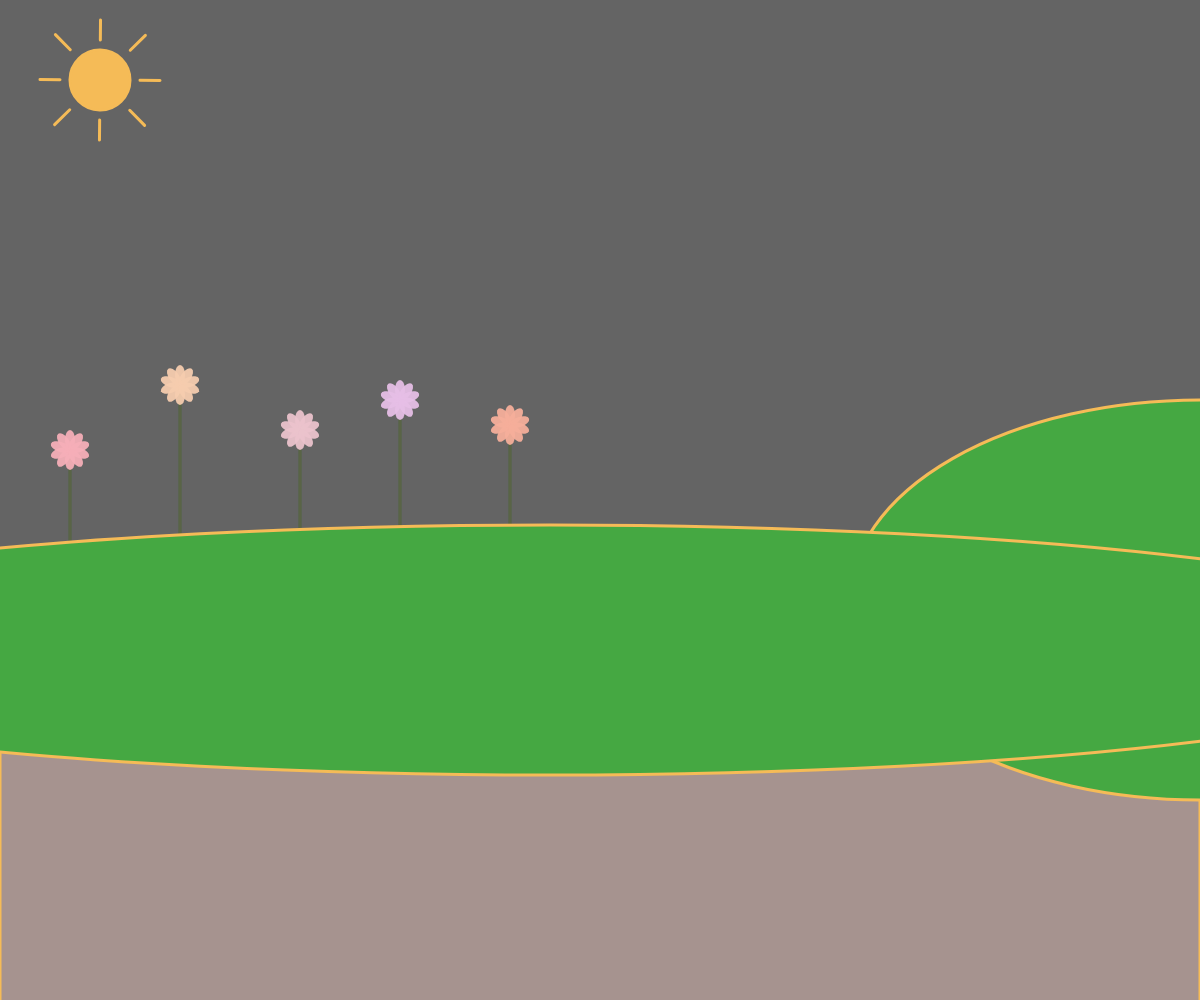
Frame 1 (no input)
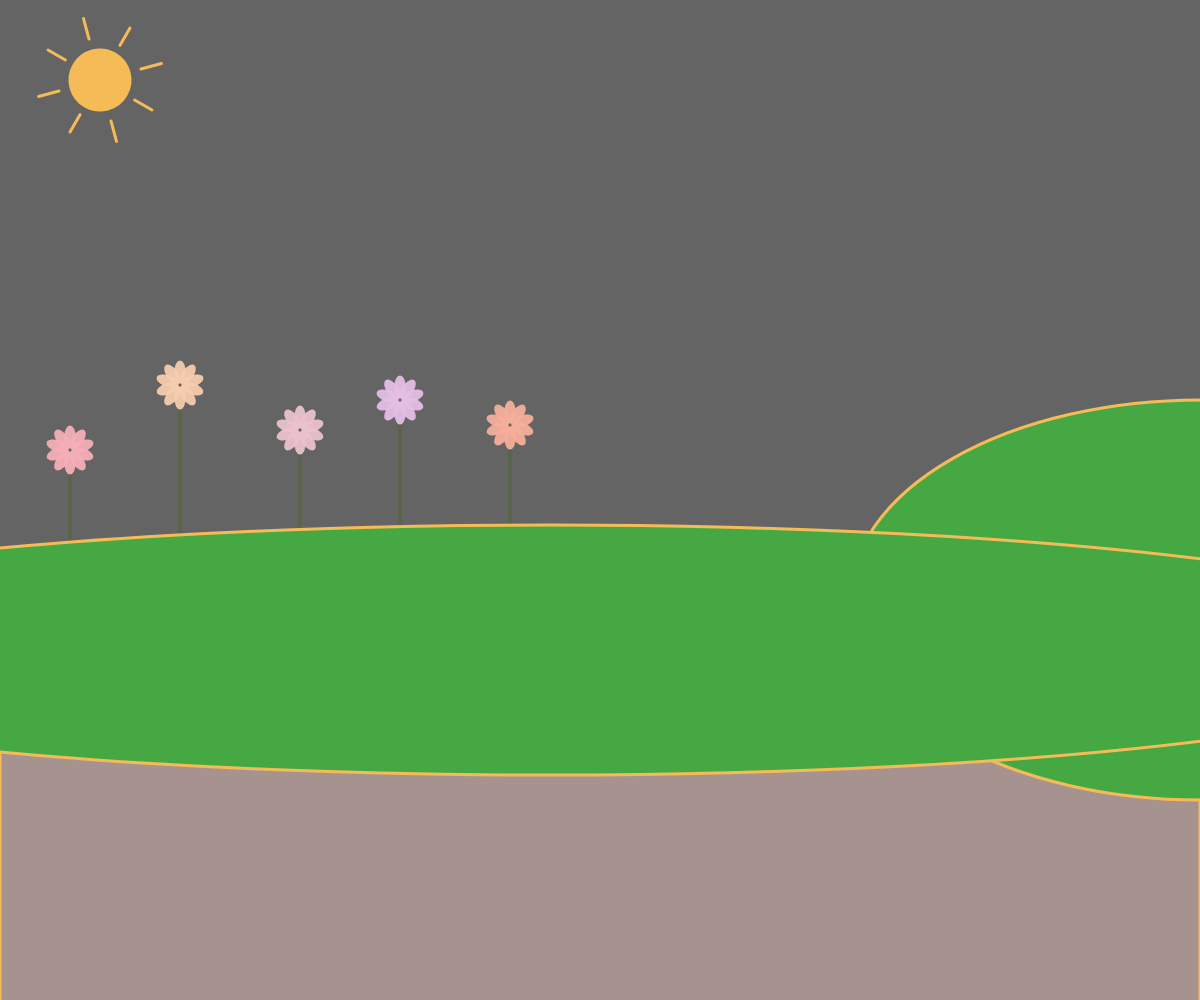
Frame 60 (no input)
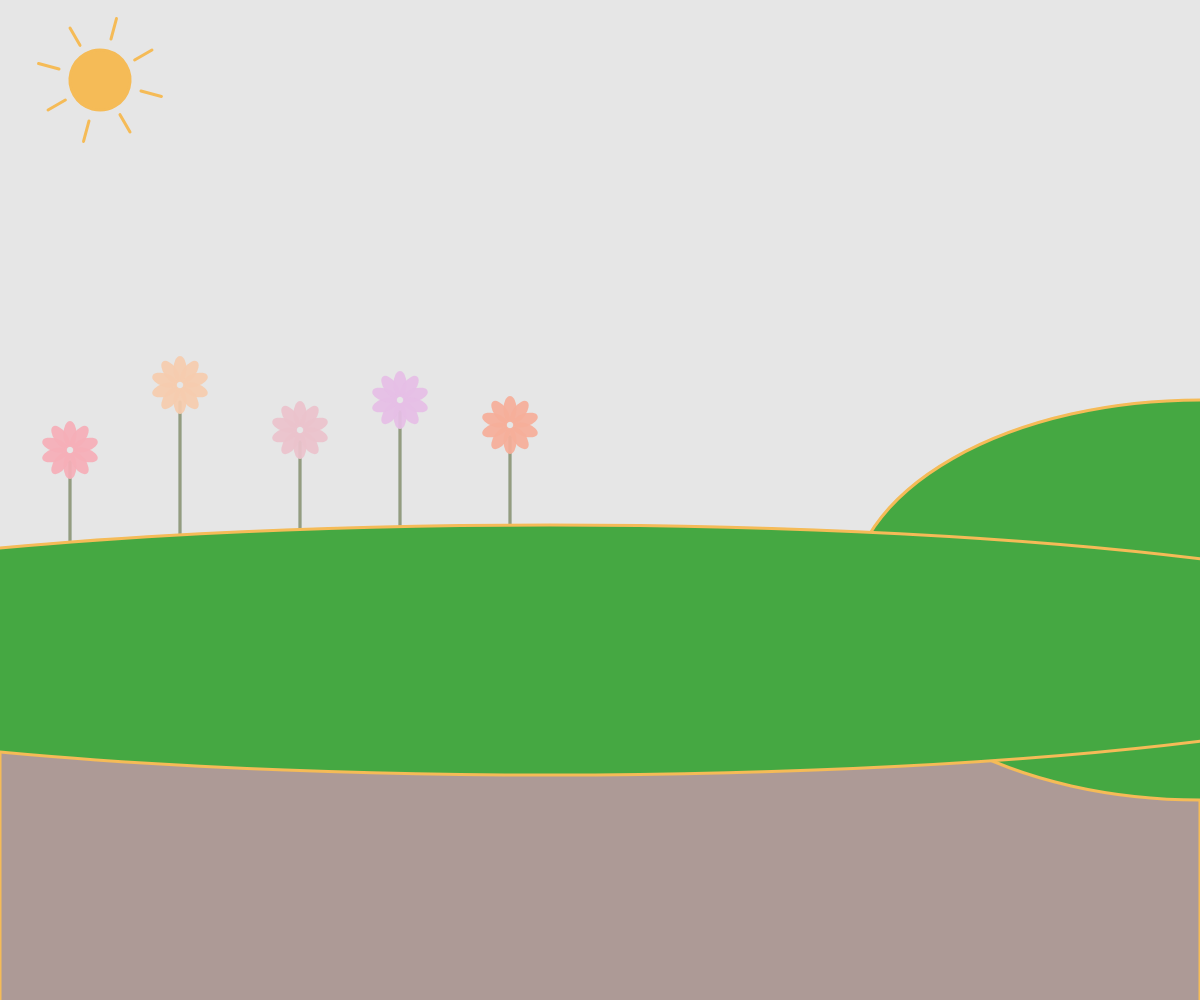
Frame 120 (the mouse pressed at the canvas centre since frame 60)

The p5.js sketch that drew these frames (run headless with seeded random() and noise() and a simulated clock; from frame 60 on, the mouse is pressed at the canvas centre):

// p5.js sketch
// ── sketch.js
var bgcolor = (100, 100, 100);

function setup() {
  createCanvas(windowWidth, windowHeight);

}

function draw() {
  background(bgcolor);
  flower();
  drawSun();

  ground();
  fill(69, 168, 66);
  ellipse(1200, 600, 700, 400);


  fill(69, 168, 66);
  ellipse(550, 650, 1900, 250);
}

function ground() {
  //noStroke();
  fill(170, 150, 146, 240);
  rect(0, 730, windowWidth, 730);
}

function flower() {
  //drawFlower();

  //flower1
  for (var r11 = 0; r11 < 10; r11++) {
    stroke(85,107,47,20);
    strokeWeight(3);
    if (frameCount <= 600) {
      line(400, 550, 400, 400 + frameCount / 10);
    }
    if (frameCount > 600) {
      line(400, 550, 400, 460);
    }
    noStroke();
  }

  push();
  fill(230, 190, 230, 240);
  translate(400, 400);
  noStroke();
  //rotate(radians(frameCount / 2));
  for (var r1 = 0; r1 < 10; r1++) {
    if (frameCount <= 600) {
      ellipse(0, 10 + frameCount / 20, 10 + frameCount / 40, 20 + frameCount / 20);
    }
    if (frameCount > 600) {
      ellipse(0, 40, 25, 50);
    }
    rotate(PI / 5);
  }
  pop();

  //flower2
  for (var r21 = 0; r21 < 10; r21++) {
    stroke(85,107,47,20);
    strokeWeight(3);
    if (frameCount <= 600) {
      line(300, 580, 300, 430 + frameCount / 10);
    }
    if (frameCount > 600) {
      line(300, 580, 300, 490);
    }
    noStroke();
  }

  push();
  fill(235, 194, 204, 240);
  translate(300, 430);
  noStroke();

  for (var r2 = 0; r2 < 10; r2++) {
    if (frameCount <= 600) {
      ellipse(0, 10 + frameCount / 20, 10 + frameCount / 40, 20 + frameCount / 20);
    }
    if (frameCount > 600) {
      ellipse(0, 40, 25, 50)
    }
    rotate(PI / 5);
  }
  pop();


  //flower3
   for (var r31 = 0; r31 < 10; r31++) {
    stroke(85,107,47,20);
    strokeWeight(3);
    if (frameCount <= 600) {
      line(180, 535, 180, 390 + frameCount / 10);
    }
    if (frameCount > 600) {
      line(180, 535, 180, 435);
    }
    noStroke();
  }

  push();
  fill(245, 204, 174, 240);
  translate(180, 385);
  noStroke();
  for (var r3 = 0; r3 < 10; r3++) {
    if (frameCount <= 600) {
      ellipse(0, 10 + frameCount / 20, 10 + frameCount / 40, 20 + frameCount / 20);
    }
    if (frameCount > 600) {
      ellipse(0, 40, 25, 50)
    }
    rotate(PI / 5);
  }
  pop();


  //flower4
     for (var r41 = 0; r41 < 10; r41++) {
    stroke(85,107,47,20);
    strokeWeight(3);
    if (frameCount <= 600) {
      line(510, 575, 510, 425 + frameCount / 10);
    }
    if (frameCount > 600) {
      line(510, 575, 510, 485);
    }
    noStroke();
  }

  push();
  fill(245, 174, 154, 240);
  translate(510, 425);
  noStroke();
  for (var r4 = 0; r4 < 10; r4++) {
    if (frameCount <= 600) {
      ellipse(0, 10 + frameCount / 20, 10 + frameCount / 40, 20 + frameCount / 20);
    }
    if (frameCount > 600) {
      ellipse(0, 40, 25, 50)
    }
    rotate(PI / 5);
  }
  pop();

  //flower5
     for (var r51 = 0; r51 < 10; r51++) {
    stroke(85,107,47,20);
    strokeWeight(3);
    if (frameCount <= 600) {
      line(70, 600, 70, 450 + frameCount / 10);
    }
    if (frameCount > 600) {
      line(70, 600, 70, 510);
    }
    noStroke();
  }

  push();
  fill(245, 174, 184, 240);
  translate(70, 450);
  noStroke();
  for (var r5 = 0; r5 < 10; r5++) {
    if (frameCount <= 600) {
      ellipse(0, 10 + frameCount / 20, 10 + frameCount / 40, 20 + frameCount / 20);
    }
    if (frameCount > 600) {
      ellipse(0, 40, 25, 50)
    }
    rotate(PI / 5);
  }
  pop();

}

function mousePressed() {
     bgcolor = (160, 209, 230);
}

function drawSun() {

  fill(245, 187, 87);
    stroke(245, 187, 87);
    push();
    translate(100, 80);
    rotate(radians(frameCount / 2));
    ellipse(0, 0, 60, 60);
    line(0, -60, 0, -40);
    line(0, 40, 0, 60);
    line(-45, -45, -30, -30);
    line(45, -45, 30, -30);
    line(-60, 0, -40, 0);
    line(40, 0, 60, 0);
    line(-45, 45, -30, 30);
    line(45, 45, 30, 30);
    pop();
    noFill();
}
